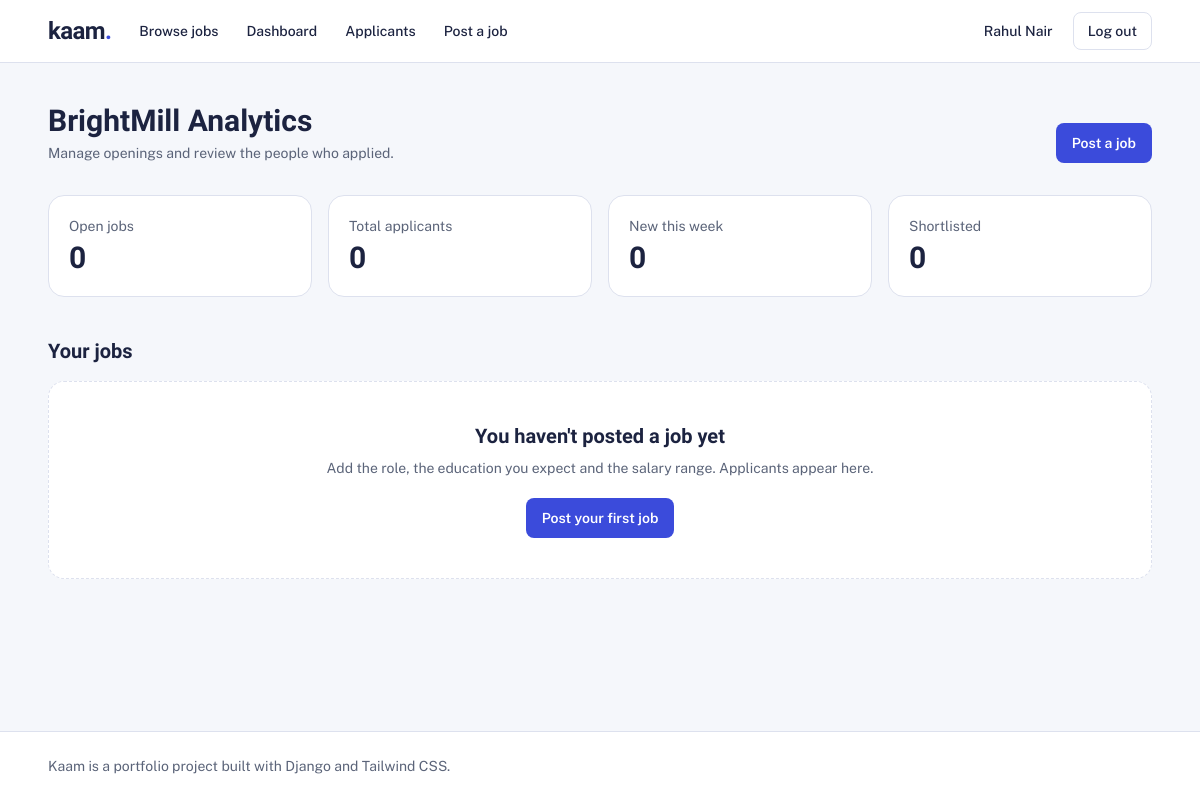
Screenshot of /jobs/manage/ (signed in) with the database file from the repository.
### accounts/models.py (models this page shows, shortened)
class User(AbstractUser):
    class Role(models.TextChoices):
        EMPLOYER = "employer", "Employer"
        SEEKER = "seeker", "Job seeker"
    username = None
    email = models.EmailField("email address", unique=True)
    role = models.CharField(max_length=10, choices=Role.choices, blank=True)
    USERNAME_FIELD = "email"
    REQUIRED_FIELDS = []
    objects = UserManager()
    @property
    def display_name(self):
        return self.get_full_name().strip() or self.email

class EmployerProfile(models.Model):
    SIZES = [
        ("1-10", "1-10 employees"),
        ("11-50", "11-50 employees"),
        ("51-200", "51-200 employees"),
        ("201-1000", "201-1000 employees"),
        ("1000+", "1000+ employees"),
    ]
    user = models.OneToOneField(settings.AUTH_USER_MODEL, on_delete=models.CASCADE, related_name="employer_profile")
    company_name = models.CharField(max_length=120)
    industry = models.CharField(max_length=80, blank=True, help_text="e.g. Software, Manufacturing")
    company_size = models.CharField(max_length=10, choices=SIZES, blank=True)
    location = models.CharField("Head office", max_length=120, blank=True)
    website = models.URLField(blank=True)
    about = models.TextField("About the company", blank=True)
    logo = models.ImageField(upload_to="logos/", blank=True)

### jobs/views.py (the view)
# urls.py: path("manage/", views.employer_dashboard, name="employer_dashboard"),
@employer_required
def employer_dashboard(request):
    jobs = Job.objects.filter(employer=request.user).annotate(applicant_count=Count("applications"))
    applications = Application.objects.filter(job__employer=request.user)
    week_ago = timezone.now() - timedelta(days=7)
    stats = {
        "active_jobs": jobs.filter(is_active=True).count(),
        "total_applicants": applications.count(),
        "new_applicants": applications.filter(applied_at__gte=week_ago).count(),
        "shortlisted": applications.filter(status=Application.Status.SHORTLISTED).count(),
    }
    return render(request, "jobs/employer_dashboard.html", {"jobs": jobs, "stats": stats})

### core/context_processors.py (called while the page is built)
def site(request):
    return {"SITE_NAME": settings.SITE_NAME, "TAILWIND_BUILT": settings.TAILWIND_BUILT}

### templates/jobs/employer_dashboard.html (shortened to what this page needs)
{% extends "base.html" %}
{% block content %}
<section class="mx-auto max-w-6xl px-4 py-10 sm:px-6">
  <div class="flex flex-wrap items-end justify-between gap-4">
    <div>
      <h1 class="font-display text-3xl font-bold">{{ user.employer_profile.company_name|default:"Your jobs" }}</h1>
      <p class="mt-1 text-sm text-muted">Manage openings and review the people who applied.</p>
    </div>
    <a href="{% url 'jobs:create' %}" class="rounded-lg bg-brand px-4 py-2.5 text-sm font-semibold text-white hover:bg-brand-dark">Post a job</a>
  </div>
  <dl class="mt-8 grid grid-cols-2 gap-4 lg:grid-cols-4">
    <div class="rounded-2xl border border-line bg-white p-5"><dt class="text-sm text-muted">Open jobs</dt><dd class="mt-1 font-display text-3xl font-bold">{{ stats.active_jobs }}</dd></div>
    <div class="rounded-2xl border border-line bg-white p-5"><dt class="text-sm text-muted">Total applicants</dt><dd class="mt-1 font-display text-3xl font-bold">{{ stats.total_applicants }}</dd></div>
    <div class="rounded-2xl border border-line bg-white p-5"><dt class="text-sm text-muted">New this week</dt><dd class="mt-1 font-display text-3xl font-bold">{{ stats.new_applicants }}</dd></div>
    <div class="rounded-2xl border border-line bg-white p-5"><dt class="text-sm text-muted">Shortlisted</dt><dd class="mt-1 font-display text-3xl font-bold">{{ stats.shortlisted }}</dd></div>
  </dl>
  <h2 class="mt-10 font-display text-xl font-bold">Your jobs</h2>
  {% if jobs %}
    <ul class="mt-4 divide-y divide-line rounded-2xl border border-line bg-white px-6">
      {% for job in jobs %}
        <li class="flex flex-col gap-4 py-5 lg:flex-row lg:items-center lg:justify-between">
          <div class="min-w-0">
            <div class="flex flex-wrap items-center gap-2">
              <a href="{% url 'jobs:detail' job.pk %}" class="font-display text-lg font-bold hover:text-brand">{{ job.title }}</a>
              {% include "partials/_work_mode_badge.html" with mode=job.work_mode label=job.get_work_mode_display %}
              {% if job.is_open %}
                <span class="rounded-full bg-emerald-100 px-2.5 py-0.5 text-xs font-medium text-emerald-900">Open</span>
              {% else %}
                <span class="rounded-full bg-slate-200 px-2.5 py-0.5 text-xs font-medium text-slate-700">Closed</span>
              {% endif %}
            </div>
            <p class="mt-1 text-sm text-muted">Posted {{ job.created_at|date:"j M Y" }}{% if job.deadline %}, apply by {{ job.deadline|date:"j M Y" }}{% endif %}</p>
          </div>
          <div class="flex flex-wrap items-center gap-2">
            <a href="{% url 'jobs:job_applicants' job.pk %}" class="rounded-lg bg-ink px-3.5 py-2 text-sm font-medium text-white">{{ job.applicant_count }} applicant{{ job.applicant_count|pluralize }}</a>
            <a href="{% url 'jobs:update' job.pk %}" class="rounded-lg border border-line px-3.5 py-2 text-sm font-medium hover:bg-tint">Edit</a>
            <form method="post" action="{% url 'jobs:toggle' job.pk %}">
              {% csrf_token %}
              <button type="submit" class="rounded-lg border border-line px-3.5 py-2 text-sm font-medium hover:bg-tint">{% if job.is_active %}Close{% else %}Reopen{% endif %}</button>
            </form>
            <a href="{% url 'jobs:delete' job.pk %}" class="rounded-lg px-3.5 py-2 text-sm font-medium text-red-600 hover:bg-red-50">Delete</a>
          </div>
        </li>
      {% endfor %}
    </ul>
  {% else %}
    <div class="mt-4 rounded-2xl border border-dashed border-line bg-white p-10 text-center">
      <p class="font-display text-xl font-bold">You haven't posted a job yet</p>
      <p class="mt-2 text-sm text-muted">Add the role, the education you expect and the salary range. Applicants appear here.</p>
      <a href="{% url 'jobs:create' %}" class="mt-5 inline-block rounded-lg bg-brand px-4 py-2.5 text-sm font-semibold text-white hover:bg-brand-dark">Post your first job</a>
    </div>
  {% endif %}
</section>
{% endblock %}

### templates/base.html (shortened to what this page needs)
{% load static %}<!DOCTYPE html>
<html lang="en" class="h-full">
<head>
  {% if TAILWIND_BUILT %}
    <link rel="stylesheet" href="{% static 'css/tailwind.css' %}">
  {% else %}
    <script src="https://cdn.tailwindcss.com"></script>
  {% endif %}
  <link rel="stylesheet" href="{% static 'css/app.css' %}">
</head>
<body class="flex min-h-full flex-col bg-paper font-sans text-ink">
  <header class="border-b border-line bg-white">
    <nav class="mx-auto flex max-w-6xl items-center justify-between gap-4 px-4 py-3 sm:px-6" aria-label="Main">
      <a href="{% url 'core:home' %}" class="font-display text-2xl font-bold tracking-tight text-ink">{{ SITE_NAME|lower }}<span class="text-brand">.</span></a>
      <div id="nav-menu" class="absolute left-0 right-0 top-[57px] z-40 hidden flex-col gap-1 border-b border-line bg-white px-4 py-3 md:static md:flex md:flex-1 md:flex-row md:items-center md:justify-between md:border-0 md:p-0">
        <div class="flex flex-col gap-1 md:flex-row md:items-center md:gap-1">
          <a href="{% url 'jobs:list' %}" class="rounded-lg px-3 py-2 text-sm font-medium text-ink hover:bg-tint">Browse jobs</a>
          {% if user.is_authenticated %}
            {% if user.role == 'employer' %}
              <a href="{% url 'jobs:employer_dashboard' %}" class="rounded-lg px-3 py-2 text-sm font-medium hover:bg-tint">Dashboard</a>
              <a href="{% url 'jobs:applicants' %}" class="rounded-lg px-3 py-2 text-sm font-medium hover:bg-tint">Applicants</a>
              <a href="{% url 'jobs:create' %}" class="rounded-lg px-3 py-2 text-sm font-medium hover:bg-tint">Post a job</a>
            {% elif user.role == 'seeker' %}
              <a href="{% url 'jobs:my_applications' %}" class="rounded-lg px-3 py-2 text-sm font-medium hover:bg-tint">My applications</a>
            {% endif %}
          {% endif %}
        </div>
        <div class="mt-2 flex flex-col gap-2 md:mt-0 md:flex-row md:items-center">
          {% if user.is_authenticated %}
            <a href="{% url 'accounts:profile' %}" class="rounded-lg px-3 py-2 text-sm font-medium hover:bg-tint">{{ user.display_name }}</a>
            <form method="post" action="{% url 'accounts:logout' %}">
              <button type="submit" class="w-full rounded-lg border border-line px-3.5 py-2 text-sm font-medium hover:bg-tint md:w-auto">Log out</button>
            </form>
          {% else %}
            <a href="{% url 'accounts:login' %}" class="rounded-lg border border-line px-3.5 py-2 text-center text-sm font-medium hover:bg-tint">Log in</a>
            <a href="{% url 'core:home' %}#start" class="rounded-lg bg-brand px-3.5 py-2 text-center text-sm font-medium text-white hover:bg-brand-dark">Sign up</a>
          {% endif %}
        </div>
      </div>
    </nav>
  </header>
  <main id="main" class="flex-1">
    {% block content %}{% endblock %}
  </main>
  <footer class="border-t border-line bg-white">
    <div class="mx-auto flex max-w-6xl flex-col gap-2 px-4 py-6 text-sm text-muted sm:flex-row sm:items-center sm:justify-between sm:px-6">
      <p>{{ SITE_NAME }} is a portfolio project built with Django and Tailwind CSS.</p>
    </div>
  </footer>
</body>
</html>

### static/css/app.css (style rules this page uses)
html { scroll-behavior: smooth; }
body { -webkit-font-smoothing: antialiased; }

### rows the page displays
User: display_name "Rahul Nair", employer_profile.company_name "BrightMill Analytics"

### other values shown
{{ SITE_NAME|lower }} "kaam"
{{ stats.active_jobs }} "0"
{{ stats.total_applicants }} "0"
{{ stats.new_applicants }} "0"
{{ stats.shortlisted }} "0"
{{ SITE_NAME }} "Kaam"
